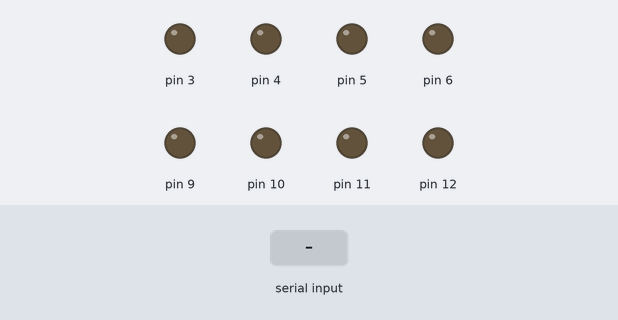
This sketch was run on a simulated Arduino Uno, built with avr-gcc and run on an emulated ATmega328P. On the bench: output pins drawn as LEDs (lit = HIGH). The test bench sets the inputs (shaded band).

Above: at 1.2 s.
1.3 s: "w" received over Serial
At 2.5 s:
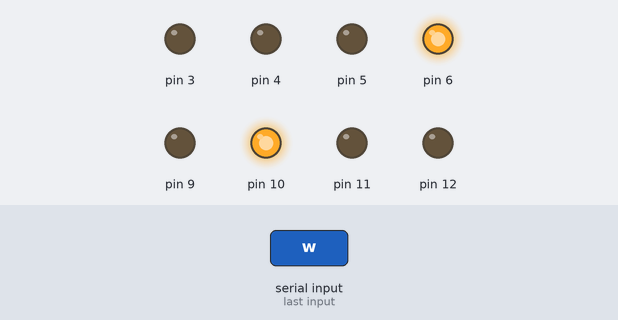
2.8 s: "a" received over Serial
At 3.8 s:
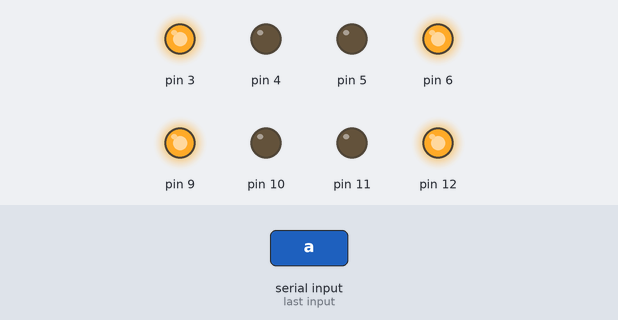
4.3 s: "d" received over Serial
At 4.9 s:
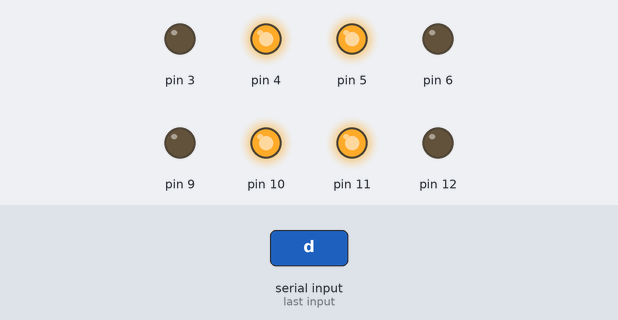
5.8 s: "s" received over Serial
At 6.1 s:
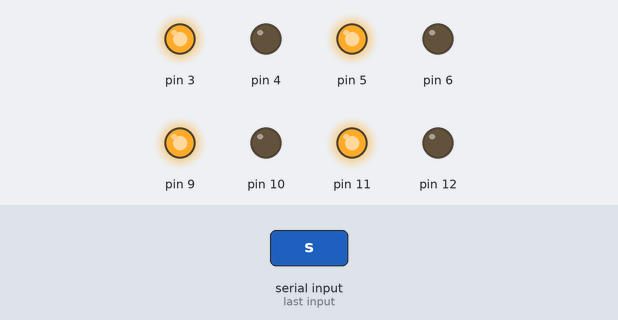
Timing chart, 0 to 8.3 s (numbered marks = the images above; inputs shaded):
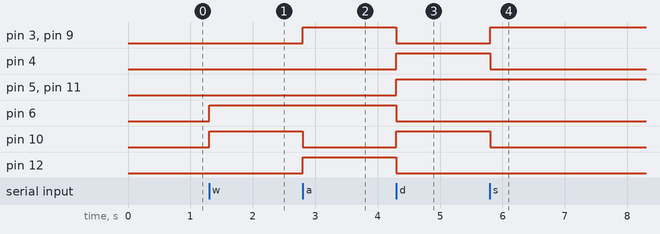

The sketch:

car.ino
```cpp
int income = 0;

void setup()
{
  pinMode(5, OUTPUT);
  pinMode(6, OUTPUT);
  pinMode(9, OUTPUT);
  pinMode(10, OUTPUT);
  pinMode(11, OUTPUT);
  pinMode(12, OUTPUT);
  pinMode(3, OUTPUT);
  pinMode(4, OUTPUT);
  Serial.begin(9600);
}

void loop()
{
  if(Serial.available() > 0)
  {
    income = Serial.read();
    switch(income)
    {
      case 'w':forward();break;
      case 'a':left();break;
      case 'd':right();break;
      case 's':backward();break;
    }
  }
}

void forward()
{
  digitalWrite(6, HIGH);
  digitalWrite(5, LOW);
  digitalWrite(10, HIGH);
  digitalWrite(9, LOW);
  digitalWrite(3, LOW);
  digitalWrite(4, LOW);
  digitalWrite(11, LOW);
  digitalWrite(12, LOW);
}

void left()
{
  digitalWrite(6, HIGH);
  digitalWrite(5, LOW);
  digitalWrite(9, HIGH);
  digitalWrite(10, LOW);
  digitalWrite(3, HIGH);
  digitalWrite(4, LOW);
  digitalWrite(12, HIGH);
  digitalWrite(11, LOW);
}

void right()
{
  digitalWrite(5, HIGH);
  digitalWrite(6, LOW);
  digitalWrite(10, HIGH);
  digitalWrite(9, LOW);
  digitalWrite(4, HIGH);
  digitalWrite(3, LOW);
  digitalWrite(11, HIGH);
  digitalWrite(12, LOW);
}

void backward()
{
  digitalWrite(6, LOW);
  digitalWrite(5, HIGH);
  digitalWrite(10, LOW);
  digitalWrite(9, HIGH);
  digitalWrite(3, HIGH);
  digitalWrite(4, LOW);
  digitalWrite(11, HIGH);
  digitalWrite(12, LOW);
}
```

Morse.cpp
```cpp
#include "Arduino.h"
#include "Morse.h"

Morse::Morse(int pin)
{
	pinMode(pin,OUTPUT);
	_pin=pin;
	_dottime=250;
}

void Morse::dot()
{
	digitalWrite(_pin,HIGH);
	delay(_dottime);
	digitalWrite(_pin,LOW);
	delay(_dottime);
}

void Morse::dash()
{
	digitalWrite(_pin,HIGH);
	delay(_dottime*4);
	digitalWrite(_pin,LOW);
	delay(_dottime);
}

void Morse::c_space()
{
	digitalWrite(_pin,LOW);
	delay(_dottime*3);
}

void Morse::w_space()
{
	digitalWrite(_pin,LOW);
	delay(_dottime*7);
}
```

Morse.h
```cpp
#ifndef _MORSE_H
#define _MORSE_H
class Morse
{
  public:
    Morse(int pin);
    void dot();
    void dash();
    void c_space();
    void w_space();
  private:
    int _pin;
    int _dottime;
};
#endif /*_MORSE_H*/
```

Measured:
- after the input at 1.3 s, pin 6, pin 10: LOW → HIGH at once
- after the input at 2.8 s, pin 3, pin 9, pin 12: LOW → HIGH at once; pin 10: HIGH → LOW at once
- after the input at 4.3 s, pin 3, pin 6, pin 9, pin 12: HIGH → LOW at once; pin 4, pin 5, pin 10, pin 11: LOW → HIGH at once
- after the input at 5.8 s, pin 3, pin 9: LOW → HIGH at once; pin 4, pin 10: HIGH → LOW at once
